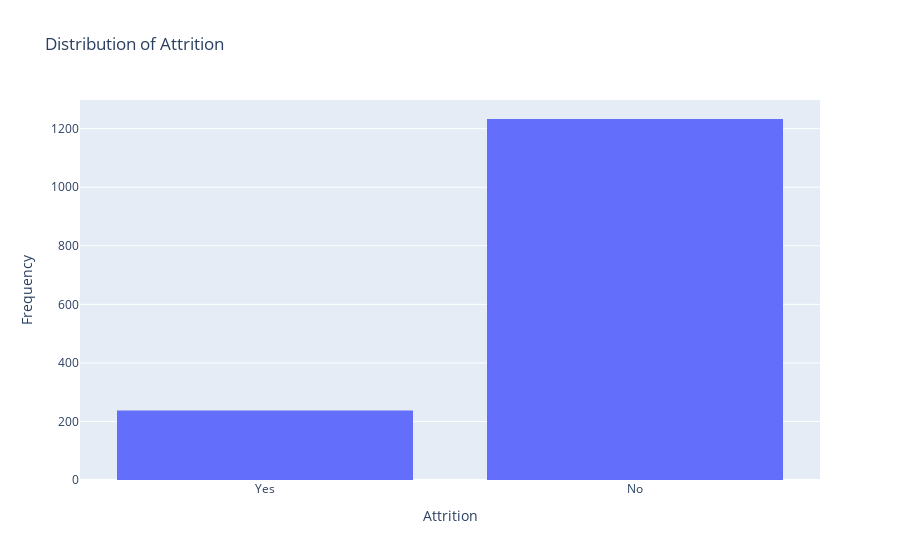
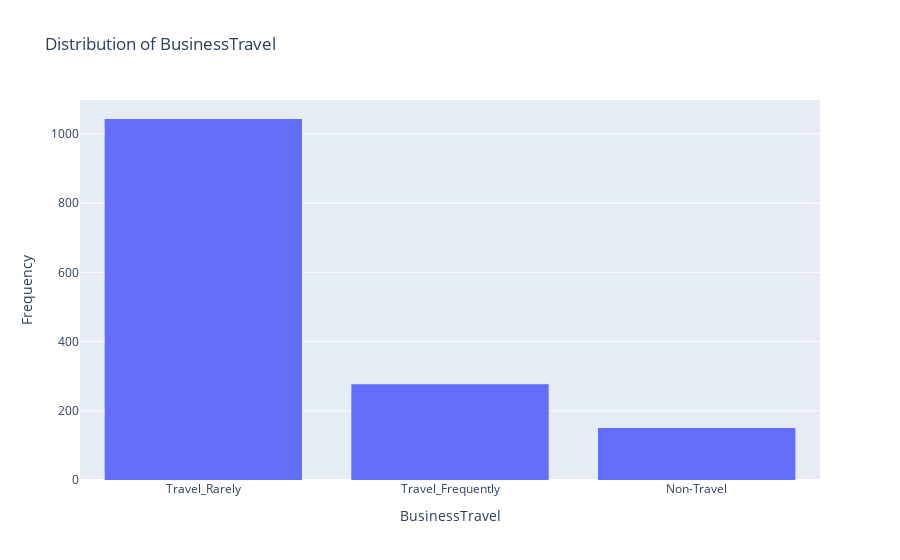
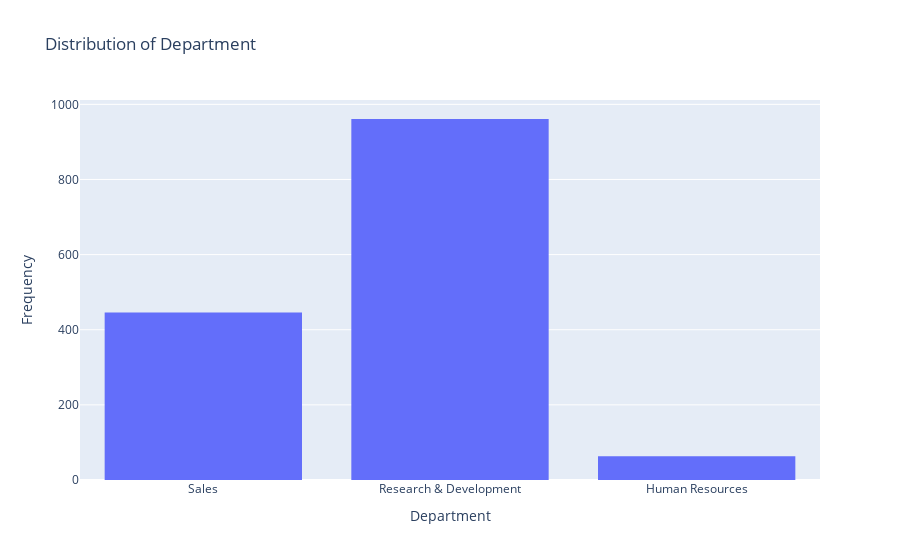
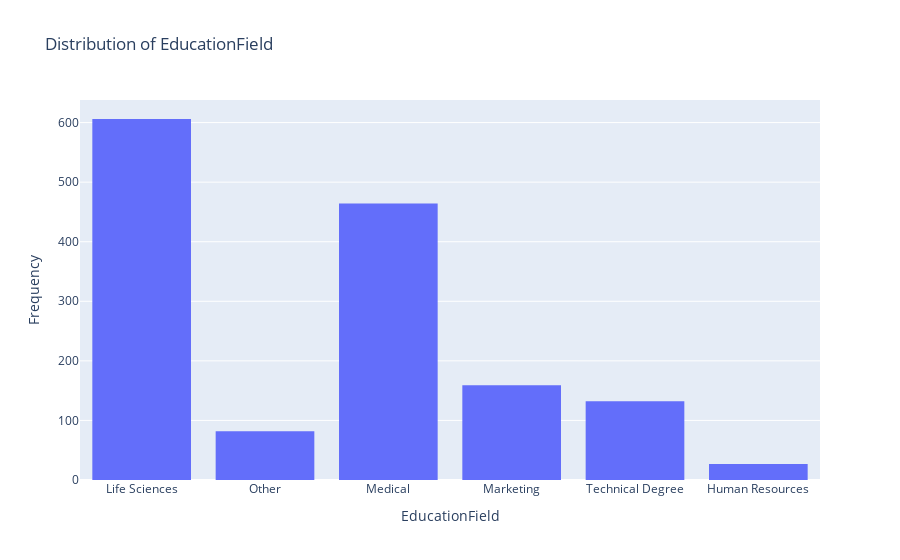

Notebook source saved alongside these figures, in order:
### Markdown cell above
**Key observations:**
- Some categorical features may be imbalanced (e.g., Attrition, Department, Gender).
- Review for business implications, such as which departments have higher attrition rates.

### Code cell
for col in df.select_dtypes(include='object').columns:
    fig = px.histogram(df, x=col, nbins=25, title=f"Distribution of {col}")
    fig.update_layout(xaxis_title=col, yaxis_title="Frequency")
    fig.show()

### Figure 1 — Plotly figure (JSON) as saved in the notebook; plotly's stock layout.template omitted (floating-point values rounded to 4 significant figures; data arrays with more than 128 entries replaced by an {"elided": "..."} marker saying what was removed)
{"data": [{"bingroup": "x", "hovertemplate": "Attrition=%{x}<br>count=%{y}<extra></extra>", "legendgroup": "", "marker": {"color": "#636efa", "pattern": {"shape": ""}}, "name": "", "nbinsx": 25, "orientation": "v", "showlegend": false, "type": "histogram", "x": {"elided": "1470 str values"}, "xaxis": "x", "yaxis": "y"}], "layout": {"barmode": "relative", "legend": {"tracegroupgap": 0}, "title": {"text": "Distribution of Attrition"}, "xaxis": {"anchor": "y", "domain": [0, 1], "title": {"text": "Attrition"}}, "yaxis": {"anchor": "x", "domain": [0, 1], "title": {"text": "Frequency"}}}}

### Figure 2 — Plotly figure (JSON) as saved in the notebook; plotly's stock layout.template omitted (floating-point values rounded to 4 significant figures; data arrays with more than 128 entries replaced by an {"elided": "..."} marker saying what was removed)
{"data": [{"bingroup": "x", "hovertemplate": "BusinessTravel=%{x}<br>count=%{y}<extra></extra>", "legendgroup": "", "marker": {"color": "#636efa", "pattern": {"shape": ""}}, "name": "", "nbinsx": 25, "orientation": "v", "showlegend": false, "type": "histogram", "x": {"elided": "1470 str values"}, "xaxis": "x", "yaxis": "y"}], "layout": {"barmode": "relative", "legend": {"tracegroupgap": 0}, "title": {"text": "Distribution of BusinessTravel"}, "xaxis": {"anchor": "y", "domain": [0, 1], "title": {"text": "BusinessTravel"}}, "yaxis": {"anchor": "x", "domain": [0, 1], "title": {"text": "Frequency"}}}}

### Figure 3 — Plotly figure (JSON) as saved in the notebook; plotly's stock layout.template omitted (floating-point values rounded to 4 significant figures; data arrays with more than 128 entries replaced by an {"elided": "..."} marker saying what was removed)
{"data": [{"bingroup": "x", "hovertemplate": "Department=%{x}<br>count=%{y}<extra></extra>", "legendgroup": "", "marker": {"color": "#636efa", "pattern": {"shape": ""}}, "name": "", "nbinsx": 25, "orientation": "v", "showlegend": false, "type": "histogram", "x": {"elided": "1470 str values"}, "xaxis": "x", "yaxis": "y"}], "layout": {"barmode": "relative", "legend": {"tracegroupgap": 0}, "title": {"text": "Distribution of Department"}, "xaxis": {"anchor": "y", "domain": [0, 1], "title": {"text": "Department"}}, "yaxis": {"anchor": "x", "domain": [0, 1], "title": {"text": "Frequency"}}}}

### Figure 4 — Plotly figure (JSON) as saved in the notebook; plotly's stock layout.template omitted (floating-point values rounded to 4 significant figures; data arrays with more than 128 entries replaced by an {"elided": "..."} marker saying what was removed)
{"data": [{"bingroup": "x", "hovertemplate": "EducationField=%{x}<br>count=%{y}<extra></extra>", "legendgroup": "", "marker": {"color": "#636efa", "pattern": {"shape": ""}}, "name": "", "nbinsx": 25, "orientation": "v", "showlegend": false, "type": "histogram", "x": {"elided": "1470 str values"}, "xaxis": "x", "yaxis": "y"}], "layout": {"barmode": "relative", "legend": {"tracegroupgap": 0}, "title": {"text": "Distribution of EducationField"}, "xaxis": {"anchor": "y", "domain": [0, 1], "title": {"text": "EducationField"}}, "yaxis": {"anchor": "x", "domain": [0, 1], "title": {"text": "Frequency"}}}}
